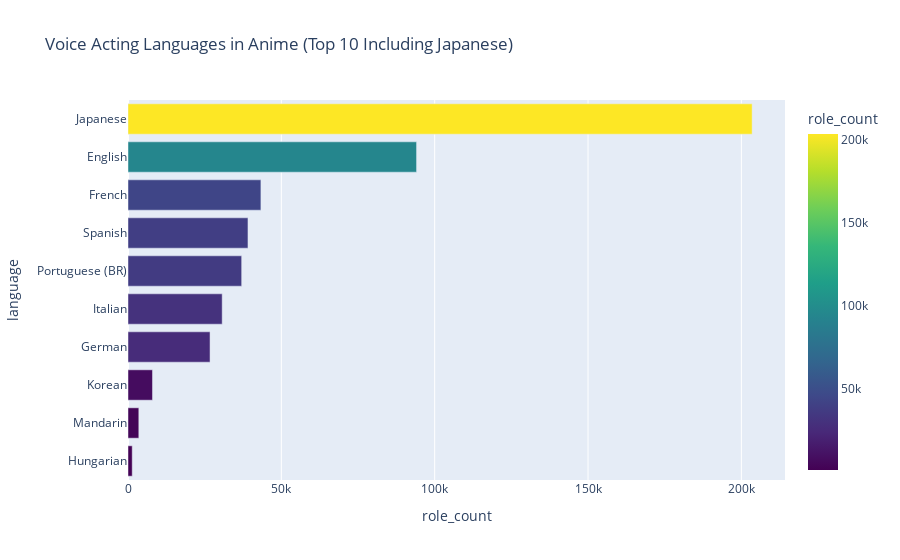

Source (notebook cell):
### Markdown cell above
## Let's see how international the voice acting database is.

### Code cell
fig = px.bar(
    lang_counts.head(10),
    x='role_count',
    y='language',
    orientation='h',
    title='Voice Acting Languages in Anime (Top 10 Including Japanese)',
    color='role_count',
    color_continuous_scale='Viridis'
)
fig.update_layout(yaxis={'categoryorder':'total ascending'})
fig.show()

### Figure 1 — Plotly figure (JSON) as saved in the notebook; plotly's stock layout.template omitted (floating-point values rounded to 4 significant figures)
{"data": [{"hovertemplate": "role_count=%{marker.color}<br>language=%{y}<extra></extra>", "legendgroup": "", "marker": {"color": [203519, 94094, 43340, 39119, 37064, 30712, 26750, 7981, 3529, 1378], "coloraxis": "coloraxis", "pattern": {"shape": ""}}, "name": "", "orientation": "h", "showlegend": false, "textposition": "auto", "type": "bar", "x": [203519, 94094, 43340, 39119, 37064, 30712, 26750, 7981, 3529, 1378], "xaxis": "x", "y": ["Japanese", "English", "French", "Spanish", "Portuguese (BR)", "Italian", "German", "Korean", "Mandarin", "Hungarian"], "yaxis": "y"}], "layout": {"barmode": "relative", "coloraxis": {"colorbar": {"title": {"text": "role_count"}}, "colorscale": [[0, "#440154"], [0.1111, "#482878"], [0.2222, "#3e4989"], [0.3333, "#31688e"], [0.4444, "#26828e"], [0.5556, "#1f9e89"], [0.6667, "#35b779"], [0.7778, "#6ece58"], [0.8889, "#b5de2b"], [1, "#fde725"]]}, "legend": {"tracegroupgap": 0}, "title": {"text": "Voice Acting Languages in Anime (Top 10 Including Japanese)"}, "xaxis": {"anchor": "y", "domain": [0, 1], "title": {"text": "role_count"}}, "yaxis": {"anchor": "x", "categoryorder": "total ascending", "domain": [0, 1], "title": {"text": "language"}}}}
